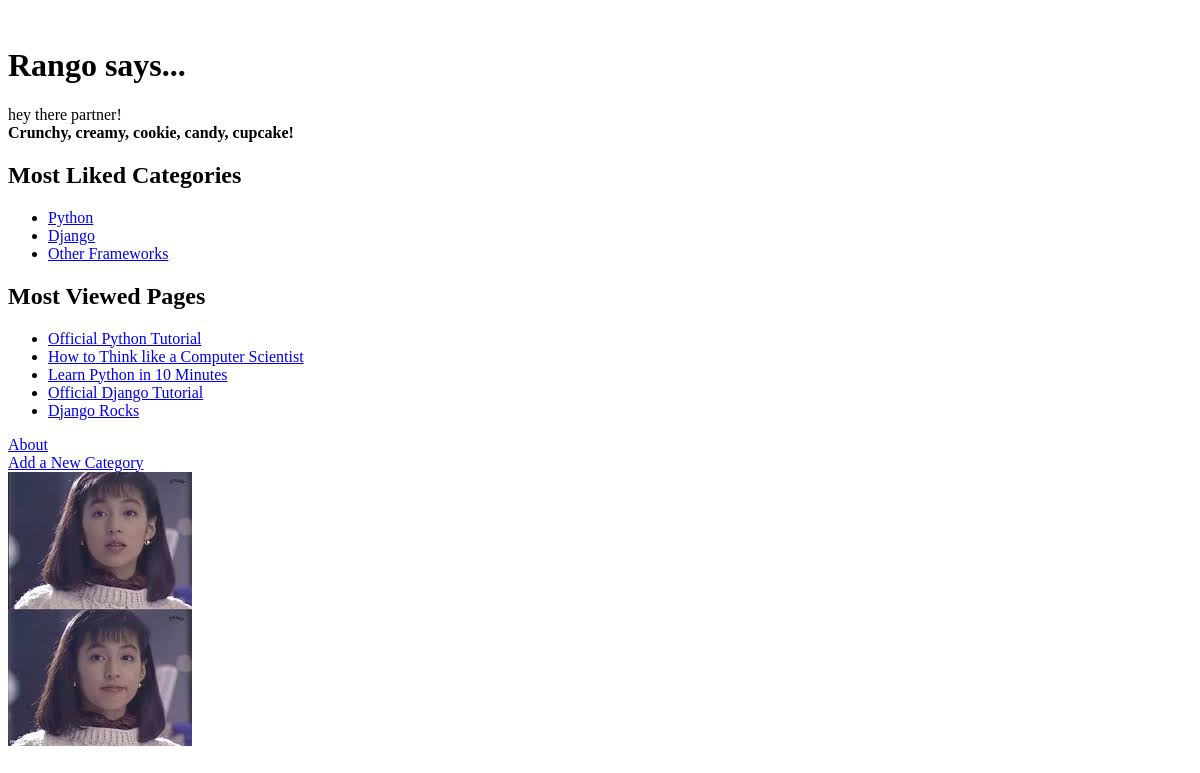
Before: / with the older database file.
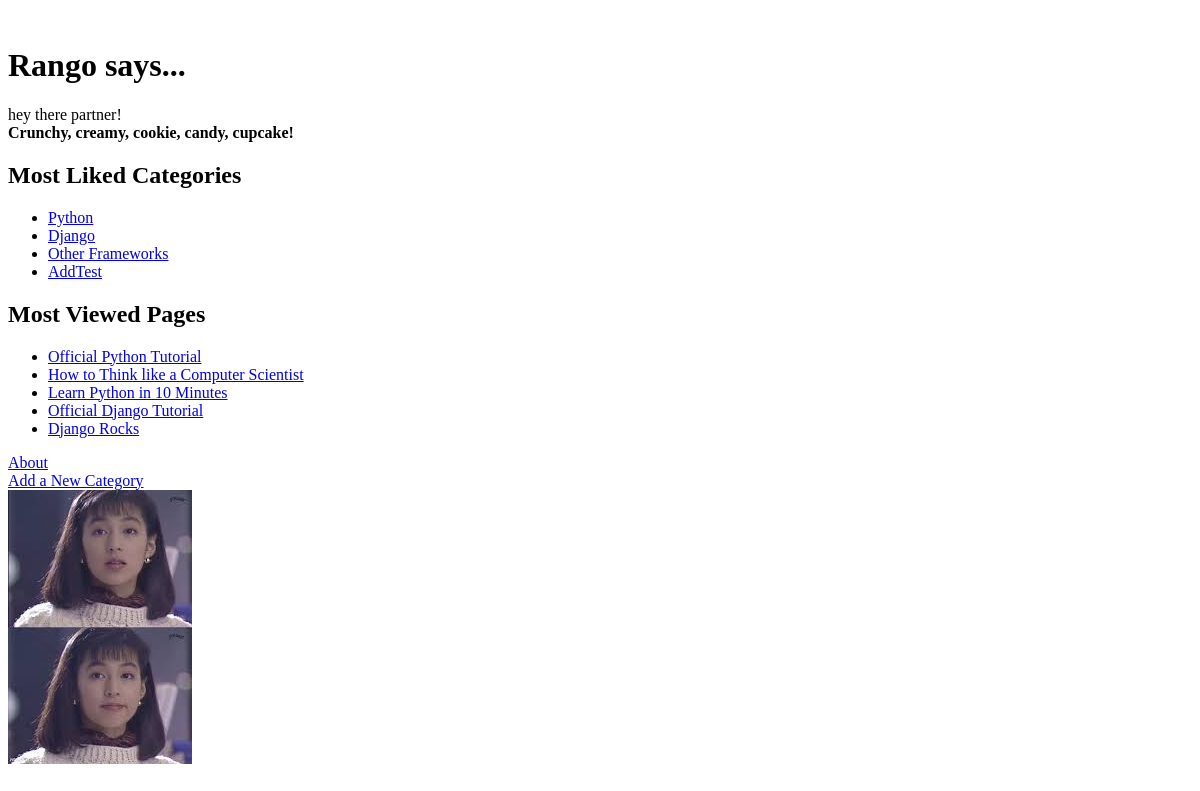
After: the same page with the newer database file.
### rango/models.py (models this page shows, shortened)
class Category(models.Model):
    name = models.CharField(max_length=128, unique=True)
    NAME_MAX_LENGTH = 128
    name = models.CharField(max_length=NAME_MAX_LENGTH, unique=True)
    views = models.IntegerField(default=0)
    likes = models.IntegerField(default=0)
    slug = models.SlugField()
    class Meta:
        verbose_name_plural = 'Categories'

class Page(models.Model):
    TITLE_MAX_LENGTH = 128
    URL_MAX_LENGTH = 200
    category = models.ForeignKey(Category, on_delete=models.CASCADE)
    title = models.CharField(max_length=128)
    title = models.CharField(max_length=TITLE_MAX_LENGTH)
    url = models.URLField()
    views = models.IntegerField(default=0)

### rango/views.py (the view)
# urls.py: path('', views.index, name='index'),
def index(request):
    category_list = Category.objects.order_by('-likes')[:5]
    page_list = Page.objects.order_by('-views')[:5]
    context_dict = {}
    context_dict = {'boldmessage': 'Crunchy, creamy, cookie, candy, cupcake!'}
    context_dict['categories'] = category_list
    context_dict['pages'] = page_list
    context_dict['extra'] = 'From the model solution on GitHub'
    return render(request, 'rango/index.html', context=context_dict)

### templates/rango/index.html (shortened to what this page needs)
﻿<!DOCTYPE html>
{% load staticfiles %}
<html>
	<head>
	</head>
	<body>
		<h1>Rango says...</h1>
		<div>
			hey there partner! <br />
			<strong>{{ boldmessage }}</strong><br />
		</div>
		<div>
            <h2>Most Liked Categories</h2>
        {% if categories %}
            <ul>
            {% for category in categories %}
                <li><a href="/rango/category/{{ category.slug }}/">{{ category.name }}</a></li>
            {% endfor %}
            </ul>
        {% else %}
            <strong>There are no categories present.</strong>
        {% endif %}
        </div>
        <div>
            <h2>Most Viewed Pages</h2>
        {% if pages %}
            <ul>
            {% for page in pages %}
                <li><a href="{{ page.url }}">{{ page.title }}</a></li>
            {% endfor %}
            </ul>
        {% else %}
            <strong>There are no pages present.</strong>
        {% endif %}
        </div>
		<div>
			<a href="/rango/about/">About</a><br />
			<a href="/rango/add_category/">Add a New Category</a><br />
			<img src="{% static 'images/rango.jpg' %}"
                 alt="Picture of Rango" />
		</div>
	</body>
</html>

Changed rows visible on the page:
added Category: name "AddTest"
